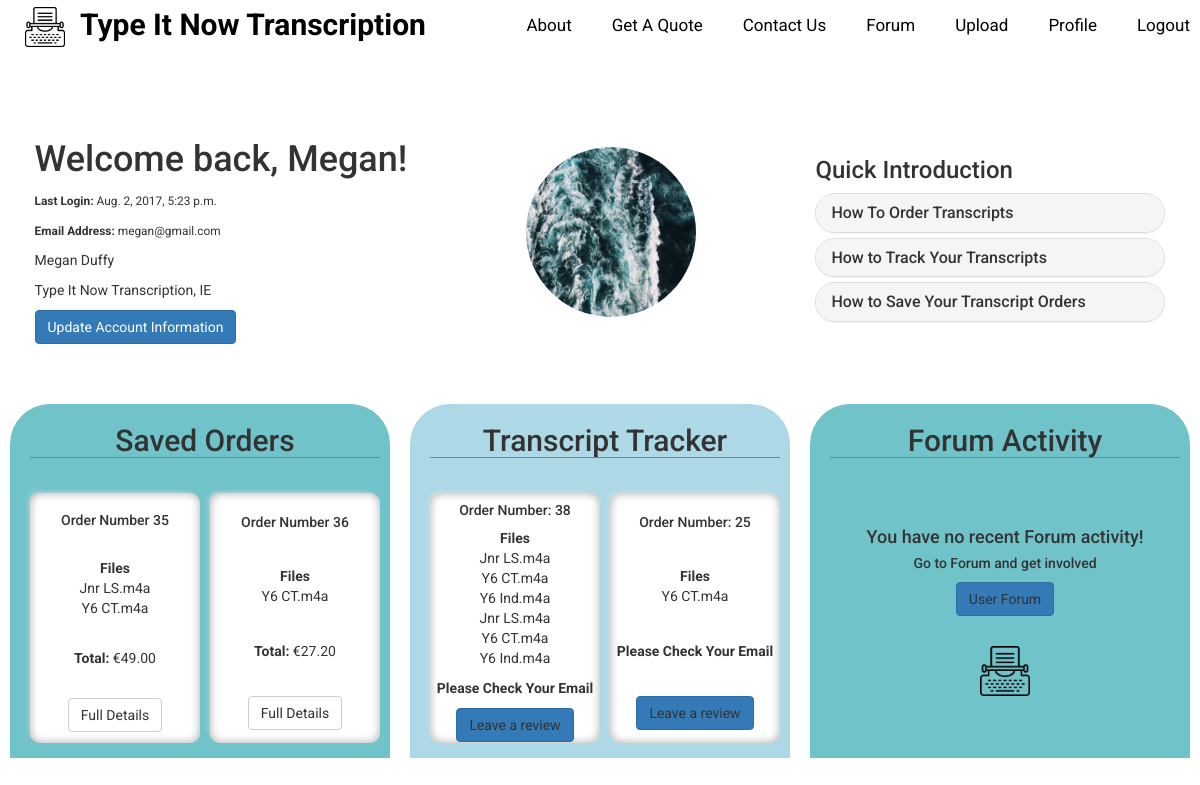
/profile/ (signed in), run on the app's committed database.
### accounts/models.py (models this page shows)
class User(AbstractUser):
    objects = AccountUserManager()
    last_login = models.DateTimeField(default=timezone.now)
    previous_login = models.DateTimeField(default=timezone.now)
    image = models.ImageField(upload_to='profile_images', blank=True, null=True)
    first_name = models.CharField(max_length=255, default='', blank=True, null=True)
    last_name = models.CharField(max_length=255, default='', blank=True, null=True)
    location = CountryField(blank=True, null=True)
    company = models.CharField(max_length=255, default='', blank=True, null=True)
    phone_regex = RegexValidator(regex=r'^\+?1?\d{9,15}$',
                                 message="Phone number must be entered in the format: '+999999999'. "
                                         "Up to 15 digits allowed.")
    phone_number = models.CharField(validators=[phone_regex], max_length=15, blank=True)

### upload/models.py (models this page shows)
class TranscriptDetails(models.Model):
    user = models.ForeignKey(settings.AUTH_USER_MODEL, related_name='transcript_details')
    category = models.CharField(max_length=8, choices=CATEGORY_CHOICES)
    text_format = models.CharField(max_length=19, choices=TEXT_FORMAT_CHOICES)
    num_speakers = models.CharField(max_length=2, choices=NUM_SPEAKER_CHOICES)
    timestamps = models.CharField(max_length=13, choices=TIMESTAMP_CHOICES)
    tat = models.CharField(max_length=8, choices=TAT_CHOICES)
    audio_quality = models.CharField(max_length=4, choices=AUDIO_QUAL_CHOICES)
    total_price = models.DecimalField(max_digits=6, decimal_places=2)
    status = models.CharField(max_length=5, default='Processing', choices=STATUS_CHOICES)
    saved = models.BooleanField(default=False)
    purchased_at = models.DateTimeField(blank=True, null=True)
    deadline = models.DateTimeField(blank=True, null=True)
    @property
    def paypal_form(self):
        paypal_dict = {
            "business": settings.PAYPAL_RECEIVER_EMAIL,
            "amount": self.total_price,
            "currency": "EUR",
            "item_name": "%s-%s Transcript" % (self.category, self.text_format),
            "invoice": "%s-%s" % (self.pk, uuid.uuid4()),
            "notify_url": settings.PAYPAL_NOTIFY_URL,
            "return_url": "%s/paypal-return" % settings.SITE_URL,
            "cancel_return": "%s/paypal-cancel" % settings.SITE_URL,
            "custom": "%s-%s" % (self.pk, self.tat)
        }
        return PayPalPaymentsForm(initial=paypal_dict)
    @property
    def is_past_due(self):
        return timezone.now() > self.deadline

class UploadFiles(models.Model):
    user = models.ForeignKey(settings.AUTH_USER_MODEL, related_name='uploads')
    transcript_details = models.ForeignKey('TranscriptDetails', related_name='uploaded_files', blank=True, null=True)
    file = models.FileField(upload_to='client_files/%Y/%m/%d', validators=[validate_file_extension], blank=True,
                            null=True)
    uploaded_at = models.DateTimeField(auto_now_add=True, blank=True, null=True)
    file_name = models.CharField(max_length=500, default='')
    file_length_mins = models.CharField(max_length=255, default='', blank=True, null=True)
    status = models.CharField(max_length=5, default='Processing', choices=STATUS_CHOICES)

### accounts/views.py (the view)
# urls.py: url(r'^profile/$', accounts_views.profile, name='profile'),
@login_required(login_url='/login/')
def profile(request):
    saved = TranscriptDetails.objects.filter(user=request.user, saved=True)
    tracked = TranscriptDetails.objects.filter(user=request.user, status='InProgress').order_by(
        '-purchased_at')
    args = {'saved': saved, 'tracked': tracked}
    return render(request, 'profile.html', args)

### accounts/templates/profile.html (shortened to what this page needs)
{% extends "base.html" %}
{% load staticfiles %}
{% block content %}
    <div class="profile-page-welcome">
        <div class="profile-page-welcome-info">
            <h1>Welcome back,
                {% if user.first_name %}{{ user.first_name }}{% else %}{{ user.email }}{% endif %}!
            </h1>
            <p>
                <small><strong>Last Login:</strong> {{ user.last_login }}</small>
            </p>
            {% if user.first_name %}
                <p>
                    <small><strong>Email Address:</strong> {{ user.email }}</small>
                </p>{% endif %}
            {% if user.first_name and user.last_name %}
                <p>{{ user.first_name }} {{ user.last_name }}</p>
            {% endif %}
            <p>{% if user.company %}{{ user.company }}{% endif %}{% if user.location %},
                {{ user.location }}{% endif %}</p>
            <a class="btn btn-primary" href="{% url 'editprofile' %}">Update Account Information</a>
        </div>
        {% if user.image %}
            <img src="/media/{{ user.image }}" class="profile-welcome-pic" id="user-pic"/>
        {% else %}
            <img src="{% static "icons/typewriter-small.png" %}" class="profile-welcome-pic"/>
        {% endif %}
        <div class="profile-page-welcome-help">
            <h3>Quick Introduction</h3>
            <div class="panel-group" id="accordion">
                <div class="panel panel-default">
                    <div class="panel-heading">
                        <h4 class="panel-title">
                            <a data-toggle="collapse" data-parent="#accordion" href="#profile-order">How To Order
                                Transcripts</a>
                        </h4>
                    </div>
                </div>
                <div class="panel panel-default">
                    <div class="panel-heading">
                        <h4 class="panel-title">
                            <a data-toggle="collapse" data-parent="#accordion" href="#profile-track">How to Track Your
                                Transcripts</a>
                        </h4>
                    </div>
                </div>
                <div class="panel panel-default">
                    <div class="panel-heading">
                        <h4 class="panel-title">
                            <a data-toggle="collapse" data-parent="#accordion" href="#profile-save">How to Save Your
                                Transcript
                                Orders</a>
                        </h4>
                    </div>
                </div>
            </div>
        </div>
    </div>
    <div class="profile-page-info">
        <div class="profile-saved-orders col-sm-4">
            <div class="prof-header">
                <a href="{% url 'saved_for_later' %}"><h2>Saved Orders</h2></a>
            </div>
            <div class="prof-body">
                {% if saved %}
                    <div class="profile-saved-orders-details">
                        {% for save in saved|slice:":2" %}
                            <div class="profile-saved-orders-detail">
                                <div class="order-number"><h5>Order Number {{ save.id }}</h5></div>
                                <p><strong>Files</strong><br>
                                    {% for file in save.uploaded_files.all %}
                                        {{ file.file_name }}<br>
                                    {% endfor %}
                                </p>
                                <p><strong>Total:</strong> €{{ save.total_price }}</p>
                                <a href="{% url 'saved_for_later' %}" class="btn btn-default">Full Details</a>
                            </div>
                        {% endfor %}
                    </div>
                {% else %}
                    <h4>You have no Saved Orders at this time!</h4>
                    <h5>Go to Uploads to create a Transcript Order</h5>
                    <a href="{% url 'uploadfiles' %}" class="btn btn-primary">Upload Files</a>
                    <div class="prof-icon"></div>
                {% endif %}
            </div>
        </div>
        <div class="profile-tracker col-sm-4">
            <div class="prof-header">
                <a href="{% url 'transcript_tracker' %}"><h2>Transcript Tracker</h2>
                </a>
            </div>
            <div class="prof-body">
                {% if tracked %}
                    <div class="profile-saved-orders-details">
                        {% for track in tracked|slice:":2" %}
                            <div class="profile-saved-orders-detail">
                                <h5>Order Number: {{ track.id }}</h5>
                                <p><strong>Files</strong><br>
                                    {% for file in track.uploaded_files.all %}
                                        {{ file.file_name }}<br>
                                    {% endfor %}
                                </p>
                                <p><strong>
                                    {% if track.is_past_due %}Please Check Your Email{% else %}
                                        {{ track.deadline|timeuntil }}{% endif %}
                                </strong></p>
                                {% if track.is_past_due and track.reviews.count < 1 %}
                                    <a class="btn btn-primary" href="{% url 'new_review' track.id %}">Leave a review</a>
                                {% else %}
                                    <a class="btn btn-primary" href="{% url 'transcript_tracker' %}">View Details</a>
                                {% endif %}
                            </div>
                        {% endfor %}
                    </div>
                {% else %}
                    <h4>You have no Transcript Orders In Progress!</h4>
                    <h5>Go to Uploads to create a Transcript Order</h5>
                    <a href="{% url 'uploadfiles' %}" class="btn btn-primary">Upload Files</a>
                    <div class="prof-icon"></div>
                {% endif %}
            </div>
        </div>
        <div class="profile-forum col-sm-4">
            <div class="prof-header">
                <a href="{% url 'forum' %}"><h2>Forum Activity</h2></a>
            </div>
            <div class="prof-body">
                {% if user.posts.all %}
                    <div class="profile-forum-info">
                        {% for post in user.posts.all|slice:":2" %}
                            <div class="profile-forum-info-box">
                                {% autoescape off %}
                                    <a href="{% url 'thread' post.thread.id %}"><p><strong>{{ post.thread.subject.name }}</strong></p></a>
                                    <div>
                                        <p>{{ post.comment| truncatewords:15 }}</p>
                                        <p>
                                            <small>{{ post.created_at }}</small>
                                        </p>
                                    </div>
                                {% endautoescape %}
                            </div>
                        {% endfor %}
                    </div>
                {% else %}
                    <h4>You have no recent Forum activity!</h4>
                    <h5>Go to Forum and get involved</h5>
                    <a href="{% url 'forum' %}" class="btn btn-primary">User Forum</a>
                    <div class="prof-icon"></div>
                {% endif %}
            </div>
        </div>
    </div>
{% endblock %}

### static/css/main-style.css (style rules this page uses)
body { font-family: "Roboto"; }
a, a:hover, a:visited { text-decoration:none; color:inherit; }
.panel-heading { display:flex; flex-flow:row nowrap; justify-content: flex-start; align-items: flex-start; text-align:left; border-radius:20px; }
.panel-group .panel { border-radius:20px; }

### static/css/accountsapp-style.css (style rules this page uses)
.profile-page-welcome { display: flex; flex-flow: row wrap; justify-content: space-around; align-items: center; padding: 120px 0 60px 0; }
.profile-page-welcome-info { margin-right: 50px; }
.profile-welcome-pic { height: 170px; width: 170px; }
#user-pic { border-radius: 100%; }
.profile-page-welcome-help { margin-left: 50px; text-align: left; }
.profile-page-welcome-help .panel-group { margin: 0 0 5px 0; width: 350px; }
.profile-page-welcome-help .panel-group a, .profile-page-welcome-help .panel-group a:hover, .profile-page-welcome-help .panel-group a:active { text-decoration: none; }
.profile-page-info, .profile-saved-orders-details { display: flex; flex-flow: row wrap; justify-content: center; align-items: stretch; }
.profile-page-info h2 { border-bottom: 1px solid grey; }
.profile-page-info a, .profile-page-info a:hover, .profile-page-info a:visited { color: inherit; text-decoration: none; }
.profile-saved-orders, .profile-tracker, .profile-forum { display: flex; flex-flow: column nowrap; align-content: center; justify-content: space-around; background-color: #71c3ca; text-align: center; padding: 0 10px 15px 20px; min-height: 350px; min-width: 350px; flex: 1; border-top-left-radius: 40px; border-top-right-radius: 40px; margin: 0 10px 10px 10px; }
.prof-header { flex: 1; }
.prof-body { flex: 2; }
.prof-icon { background: url("../icons/typewriter.png") center; background-size: contain; height: 50px; width: 50px; margin: 30px auto auto auto; }
.profile-saved-orders-details { margin-top: 25px; }
.profile-saved-orders-detail { flex: 1; background-color: white; border-radius: 10px; min-height: 250px; display: flex; flex-flow: column nowrap; justify-content: space-around; align-items: center; box-shadow: inset 0px 0px 10px 0px #ABABAB, -3px -3px 5px -3px #DDDDDD; -webkit-box-shadow: inset 0px 0px 10px 0px #ABABAB, -3px -3px 5px -3px #DDDDDD; -moz-box-shadow: inset 0px 0px 10px 0px #ABABAB, -3px -3px 5px -3px #DDDDDD; -o-box-shadow: inset 0px 0px 10px 0px #ABABAB, -3px -3px 5px -3px #DDDDDD; }
.profile-saved-orders-detail:first-child { margin-right: 10px; }
.profile-tracker { background-color: lightblue; }

### data on the page
User: first_name "Megan", last_login "Aug. 2, 2017, 5:23 p.m.", email "megan@gmail.com", last_name "Duffy", company "Type It Now Transcription", location "IE", image (picture)
TranscriptDetails: id "35", total_price "49.00"
UploadFiles: file_name "Jnr LS.m4a"
UploadFiles: file_name "Y6 CT.m4a"
TranscriptDetails: id "36", total_price "27.20"
UploadFiles: file_name "Y6 CT.m4a"
TranscriptDetails: id "38", shows "Please Check Your Email", shows "Leave a review"
UploadFiles: file_name "Jnr LS.m4a"
UploadFiles: file_name "Y6 CT.m4a"
UploadFiles: file_name "Y6 Ind.m4a"
UploadFiles: file_name "Jnr LS.m4a"
UploadFiles: file_name "Y6 CT.m4a"
UploadFiles: file_name "Y6 Ind.m4a"
TranscriptDetails: id "25", shows "Please Check Your Email", shows "Leave a review"
UploadFiles: file_name "Y6 CT.m4a"
